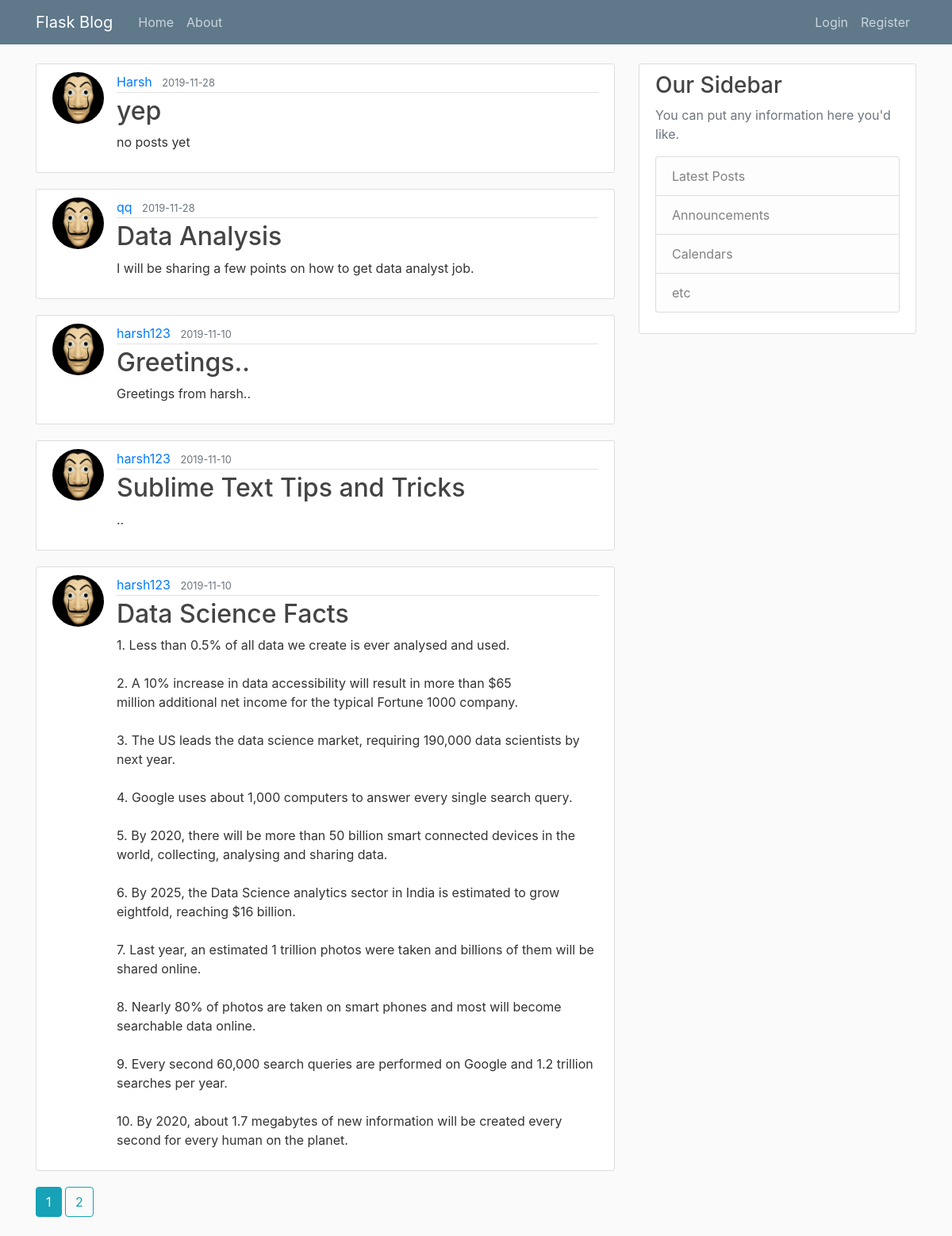
The page /home on the database its author committed.
### app/model.py (models this page shows, shortened)
class Post(db.Model):
    id = db.Column(db.Integer, primary_key=True)
    title = db.Column(db.String(20), nullable=False)
    date_posted = db.Column(db.DateTime, nullable=False, default=datetime.utcnow())
    content = db.Column(db.Text, nullable=False)
    user_id = db.Column(db.Integer, db.ForeignKey('user.id'), nullable=False)

class User(db.Model, UserMixin):
    id = db.Column(db.Integer, primary_key=True)
    username = db.Column(db.String(20), unique=True, nullable=False)
    email = db.Column(db.String(120), unique=True, nullable=False)
    image_profile = db.Column(db.String(120), nullable=False, default='default.jpg')
    password = db.Column(db.String(60), unique=True, nullable=False)
    posts = db.relationship('Post', backref='author', lazy=True)

### app/main/routes.py (the view)
@main.route("/")
@main.route("/home")
def home():
    page = request.args.get('page', 1, type=int)
    posts = Post.query.order_by(Post.date_posted.desc()).paginate(page=page, per_page=5)
    return render_template('home.html', posts=posts)

### app/templates/home.html
{% extends "layout.html" %}
{% block content %}
    {% for post in posts.items %}
        <article class="media content-section">
          <img class="rounded-circle article-img" src="{{ url_for('static', filename='profile_pic/' + post.author.image_profile) }}">
          <div class="media-body">
            <div class="article-metadata">
              <a class="mr-2" href="{{ url_for('users.user_posts', username=post.author.username) }}">{{ post.author.username }}</a>
              <small class="text-muted">{{ post.date_posted.strftime('%Y-%m-%d') }}</small>
            </div>
            <h2><a class="article-title" href="{{ url_for('posts.post', post_id=post.id) }}">{{ post.title }}</a></h2>
            <p class="article-content">{{ post.content }}</p>
          </div>
        </article>
    {% endfor %}
    {% for page_num in posts.iter_pages(left_edge=1, right_edge=1, left_current=1, right_current=2) %}
      {% if page_num %}
        {% if posts.page == page_num %}
          <a class="btn btn-info mb-4" href="{{ url_for('main.home', page=page_num) }}">{{ page_num }}</a>
        {% else %}
          <a class="btn btn-outline-info mb-4" href="{{ url_for('main.home', page=page_num) }}">{{ page_num }}</a>
        {% endif %}
      {% else %}
        ...
      {% endif %}
    {% endfor %}
{% endblock content %}

### app/templates/layout.html (shortened to what this page needs)
<!DOCTYPE html>
<html>
<head>
    <link rel="stylesheet" href="https://maxcdn.bootstrapcdn.com/bootstrap/4.0.0/css/bootstrap.min.css">
    <link rel="stylesheet" type="text/css" href="{{ url_for('static', filename='main.css') }}">
</head>
<body>
    <header class="site-header">
      <nav class="navbar navbar-expand-md navbar-dark bg-steel fixed-top">
        <div class="container">
          <a class="navbar-brand mr-4" href="/">Flask Blog</a>
          <div class="collapse navbar-collapse" id="navbarToggle">
            <div class="navbar-nav mr-auto">
              <a class="nav-item nav-link" href="{{ url_for('main.home') }}">Home</a>
              <a class="nav-item nav-link" href="{{ url_for('main.about') }}">About</a>
            </div>
            <div class="navbar-nav">
              {% if current_user.is_authenticated %}
                <a class="nav-item nav-link" href="{{ url_for('posts.new_post') }}">New Post</a>
                <a class="nav-item nav-link" href="{{ url_for('users.account') }}">Account</a>
                <a class="nav-item nav-link" href="{{ url_for('users.logout') }}">Logout</a>
              {% else %}
                <a class="nav-item nav-link" href="{{ url_for('users.login') }}">Login</a>
                <a class="nav-item nav-link" href="{{ url_for('users.register') }}">Register</a>
              {% endif %}
            </div>
          </div>
        </div>
      </nav>
    </header>
    <main role="main" class="container">
      <div class="row">
        <div class="col-md-8">
          {% block content %}{% endblock %}
        </div>
        <div class="col-md-4">
          <div class="content-section">
            <h3>Our Sidebar</h3>
            <p class='text-muted'>You can put any information here you'd like.
              <ul class="list-group">
                <li class="list-group-item list-group-item-light">Latest Posts</li>
                <li class="list-group-item list-group-item-light">Announcements</li>
                <li class="list-group-item list-group-item-light">Calendars</li>
                <li class="list-group-item list-group-item-light">etc</li>
              </ul>
            </p>
          </div>
        </div>
      </div>
    </main>
</body>
</html>

### app/static/main.css (style rules this page uses)
body { background: #fafafa; color: #333333; margin-top: 5rem; }
h1, h2, h3, h4, h5, h6 { color: #444444; }
.bg-steel { background-color: #5f788a; }
.site-header .navbar-nav .nav-link { color: #cbd5db; }
.content-section { background: #ffffff; padding: 10px 20px; border: 1px solid #dddddd; border-radius: 3px; margin-bottom: 20px; }
.article-title { color: #444444; }
.article-content { white-space: pre-line; }
.article-img { height: 65px; width: 65px; margin-right: 16px; }
.article-metadata { padding-bottom: 1px; margin-bottom: 4px; border-bottom: 1px solid #e3e3e3 }

### rows shown on the page
Post: image_profile (placeholder picture), author.username "Harsh", date_posted "2019-11-28", title "yep", content "no posts yet"
Post: image_profile (placeholder picture), author.username "qq", date_posted "2019-11-28", title "Data Analysis", content "I will be sharing a few points on how to get data analyst job."
Post: image_profile (placeholder picture), author.username "harsh123", date_posted "2019-11-10", title "Greetings..", content "Greetings from harsh.."
Post: image_profile (placeholder picture), author.username "harsh123", date_posted "2019-11-10", title "Sublime Text Tips and Tricks", content ".."
Post: image_profile (placeholder picture), author.username "harsh123", date_posted "2019-11-10", title "Data Science Facts", content "1. Less than 0.5% of all data we create is ever analysed and used. 2. A 10% increase in data accessibility will result in more than $65 million additional net income for the typical Fortune 1000 company. 3. The US leads the data science market, requiring 190,000 data scientists by next year. 4. Google uses about 1,000 computers to answer every single search query. 5. By 2020, there will be more than 50 billion smart connected devices in the world, collecting, analysing and sharing data. 6. By 2025, the Data Science analytics sector in India is estimated to grow eightfold, reaching $16 billion. 7. Last year, an estimated 1 trillion photos were taken and billions of them will be shared…"

### other values the page prints
{{ page_num }} "1"
{{ page_num }} "2"
